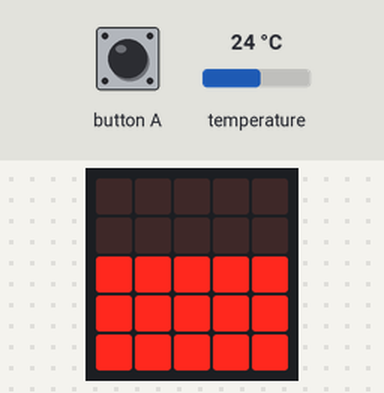
This program was run on a simulated BBC micro:bit (MakeCode). Parts: the board's 5×5 LED display. Inputs (shaded band) come from the test bench; at power-on: temperature 24 °C. The 48×5 strip is a reading aid, not a part: it shows the text the display is scrolling, unrolled, one strip-width of it at a time.

Above: at 9.3 s.
9.4 s: temperature set to 12 °C
At 10.7 s:
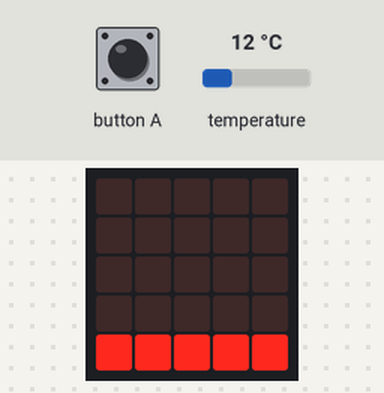
11.2 s: temperature set to 28 °C
At 12.5 s:
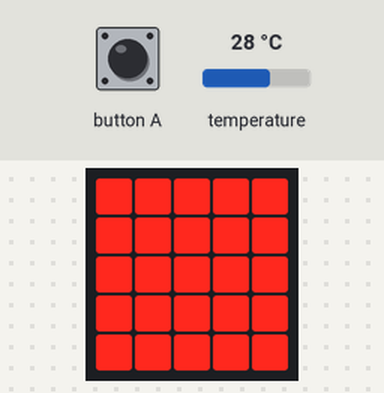
12.9 s: temperature set to 22 °C
At 14.3 s:
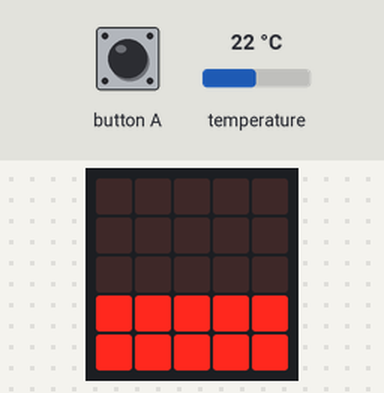
14.6 s: temperature set to 26 °C
At 16.0 s:
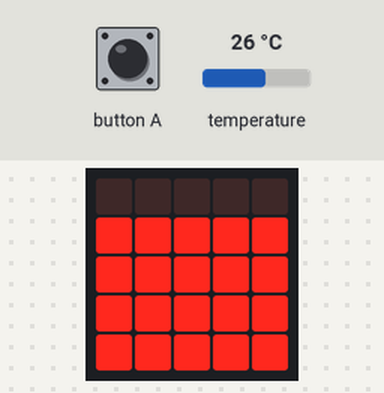
16.3 s: temperature set to 19 °C
At 17.7 s:
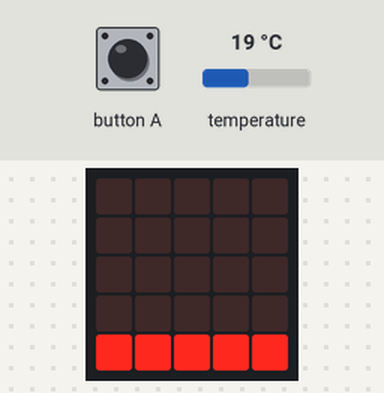
18.0 s: temperature set to 33 °C
At 18.5 s:
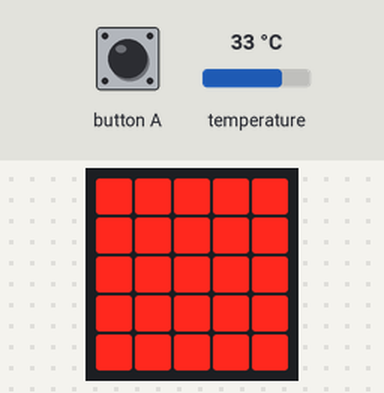
Timing chart, 0 to 20.6 s (numbered marks = the images above; inputs shaded):
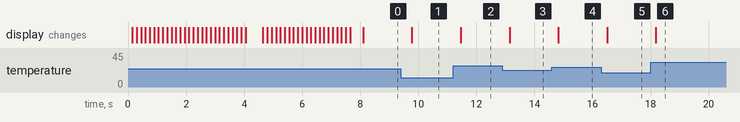

The program:

microbit-02-Temperature-bar.py
```python
def on_button_pressed_a():
    pass
input.on_button_pressed(Button.A, on_button_pressed_a)

recorded_temperature = 0
basic.show_string("Temp bar")

def on_forever():
    global recorded_temperature
    recorded_temperature = input.temperature()
    if recorded_temperature > 27:
        basic.show_leds("""
            # # # # #
            # # # # #
            # # # # #
            # # # # #
            # # # # #
            """)
    elif recorded_temperature > 25:
        basic.show_leds("""
            . . . . .
            # # # # #
            # # # # #
            # # # # #
            # # # # #
            """)
    elif recorded_temperature > 23:
        basic.show_leds("""
            . . . . .
            . . . . .
            # # # # #
            # # # # #
            # # # # #
            """)
    elif recorded_temperature > 21:
        basic.show_leds("""
            . . . . .
            . . . . .
            . . . . .
            # # # # #
            # # # # #
            """)
    else:
        basic.show_leds("""
            . . . . .
            . . . . .
            . . . . .
            . . . . .
            # # # # #
            """)
basic.forever(on_forever)
```

Measured:
- after the input at 9.4 s, the display: changes after 0.38 s (image 1)
- after the input at 11.2 s, the display: changes after 0.26 s (image 2)
- after the input at 12.9 s, the display: changes after 0.24 s (image 3)
- after the input at 14.6 s, the display: changes after 0.22 s (image 4)
- after the input at 16.3 s, the display: changes after 0.20 s (image 5)
- after the input at 18.0 s, the display: changes after 0.19 s (image 6)
